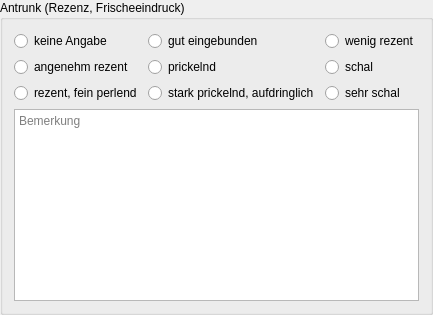
         <widget class="QGroupBox" name="groupBox6">
          <property name="title">
           <string>Antrunk (Rezenz, Frischeeindruck)</string>
          </property>
          <layout class="QGridLayout" name="gridLayout_8">
           <item row="2" column="0">
            <widget class="RadioButton" name="rbAntrunk_1">
             <property name="text">
              <string>rezent, fein perlend</string>
             </property>
            </widget>
           </item>
           <item row="0" column="0">
            <widget class="RadioButton" name="rbAntrunk_ka">
             <property name="text">
              <string>keine Angabe</string>
             </property>
            </widget>
           </item>
           <item row="2" column="1">
            <widget class="RadioButton" name="rbAntrunk_4">
             <property name="text">
              <string>stark prickelnd, aufdringlich</string>
             </property>
            </widget>
           </item>
           <item row="1" column="1">
            <widget class="RadioButton" name="rbAntrunk_3">
             <property name="text">
              <string>prickelnd</string>
             </property>
            </widget>
           </item>
           <item row="1" column="0">
            <widget class="RadioButton" name="rbAntrunk_0">
             <property name="text">
              <string>angenehm rezent</string>
             </property>
            </widget>
           </item>
           <item row="0" column="2">
            <widget class="RadioButton" name="rbAntrunk_5">
             <property name="text">
              <string>wenig rezent</string>
             </property>
            </widget>
           </item>
           <item row="2" column="2">
            <widget class="RadioButton" name="rbAntrunk_7">
             <property name="text">
              <string>sehr schal</string>
             </property>
            </widget>
           </item>
           <item row="0" column="1">
            <widget class="RadioButton" name="rbAntrunk_2">
             <property name="text">
              <string>gut eingebunden</string>
             </property>
            </widget>
           </item>
           <item row="1" column="2">
            <widget class="RadioButton" name="rbAntrunk_6">
             <property name="text">
              <string>schal</string>
             </property>
            </widget>
           </item>
           <item row="3" column="0" colspan="3">
            <widget class="QPlainTextEdit" name="tbAntrunk">
             <property name="minimumSize">
              <size>
               <width>0</width>
               <height>42</height>
              </size>
             </property>
             <property name="toolTip">
              <string>&lt;html&gt;&lt;head/&gt;&lt;body&gt;&lt;p&gt;Hier ist Platz für frei formulierte &lt;span style=&quot; font-weight:600;&quot;&gt;Ausführungen&lt;/span&gt; zum Antrunk.&lt;/p&gt;&lt;p&gt;Die Sinneswahrnehmungen des ersten Schluckes, dem Antrunk, betreffen Vollmundigkeit und Aroma des Bieres. Die Vollmundigkeit entsteht hauptsächlich durch die Eiweißverbindungen, die durch das Malz ins Bier gelangen.&lt;/p&gt;&lt;p&gt;Zum Beispiel ist ein Doppelbock besser, je vollmundiger es ist, demgegenüber sollte ein Pils „schlank“ bleiben. Ein Bier, bei dem man das Gefühl hat man müsste sie vor dem Schlucken erst kauen ist sehr vollmundig – es „füllt“ den Mundraum.&lt;/p&gt;&lt;p&gt;&lt;span style=&quot; font-weight:600; color:#fc0107;&quot;&gt;Achtung: &lt;/span&gt;Ein Sud muss im &lt;span style=&quot; font-weight:600;&quot;&gt;Tab Abfülldaten &lt;/span&gt;als abgefüllt markiert worden sein, bevor man ihn hier tätig werden kann.&lt;/p&gt;&lt;/body&gt;&lt;/html&gt;</string>
             </property>
             <property name="placeholderText">
              <string>Bemerkung</string>
             </property>
            </widget>
           </item>
          </layout>
         </widget>
